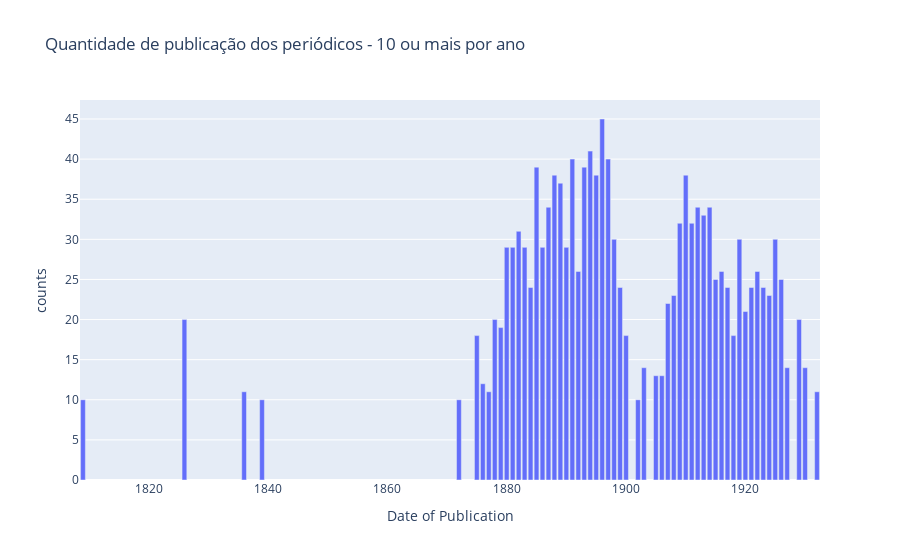

Write notebook code for a chart like this one.
### Code cell
# criar gráfico de barras com os dados de datas de publicação que contam apenas 10 ou mais publicações, organizadas cronologicamente
fig7 = px.bar(df_date_10, x='Date of Publication', y='counts', title='Quantidade de publicação dos periódicos - 10 ou mais por ano')
fig7.show()

### Figure 1 — Plotly figure (JSON) as saved in the notebook; plotly's stock layout.template omitted (floating-point values rounded to 4 significant figures)
{"data": [{"alignmentgroup": "True", "hovertemplate": "Date of Publication=%{x}<br>counts=%{y}<extra></extra>", "legendgroup": "", "marker": {"color": "#636efa", "pattern": {"shape": ""}}, "name": "", "offsetgroup": "", "orientation": "v", "showlegend": false, "textposition": "auto", "type": "bar", "x": [1809, 1826, 1836, 1839, 1872, 1875, 1876, 1877, 1878, 1879, 1880, 1881, 1882, 1883, 1884, 1885, 1886, 1887, 1888, 1889, 1890, 1891, 1892, 1893, 1894, 1895, 1896, 1897, 1898, 1899, 1900, 1902, 1903, 1905, 1906, 1907, 1908, 1909, 1910, 1911, 1912, 1913, 1914, 1915, 1916, 1917, 1918, 1919, 1920, 1921, 1922, 1923, 1924, 1925, 1926, 1927, 1929, 1930, 1932], "xaxis": "x", "y": [10, 20, 11, 10, 10, 18, 12, 11, 20, 19, 29, 29, 31, 29, 24, 39, 29, 34, 38, 37, 29, 40, 26, 39, 41, 38, 45, 40, 30, 24, 18, 10, 14, 13, 13, 22, 23, 32, 38, 32, 34, 33, 34, 25, 26, 24, 18, 30, 21, 24, 26, 24, 23, 30, 25, 14, 20, 14, 11], "yaxis": "y"}], "layout": {"barmode": "relative", "legend": {"tracegroupgap": 0}, "title": {"text": "Quantidade de publicação dos periódicos - 10 ou mais por ano"}, "xaxis": {"anchor": "y", "domain": [0, 1], "title": {"text": "Date of Publication"}}, "yaxis": {"anchor": "x", "domain": [0, 1], "title": {"text": "counts"}}}}
